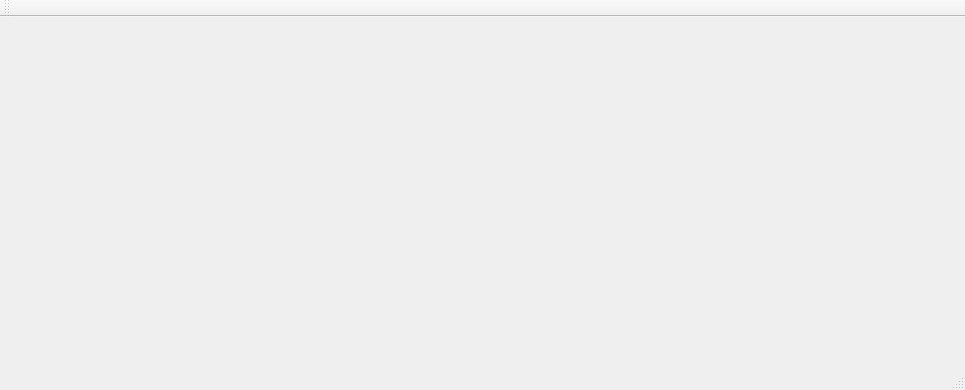
<?xml version="1.0" encoding="UTF-8"?>
<ui version="4.0">
 <class>MainWindow</class>
 <widget class="QMainWindow" name="MainWindow">
  <property name="geometry">
   <rect>
    <x>0</x>
    <y>0</y>
    <width>965</width>
    <height>390</height>
   </rect>
  </property>
  <property name="windowTitle">
   <string>MainWindow</string>
  </property>
  <widget class="QWidget" name="centralWidget">
   <layout class="QGridLayout" name="gridLayout">
    <item row="0" column="0" rowspan="2">
     <widget class="AnimatorUi::LedGridWidget" name="iLedGridWidget" native="true">
      <property name="minimumSize">
       <size>
        <width>0</width>
        <height>0</height>
       </size>
      </property>
     </widget>
    </item>
    <item row="0" column="1">
     <widget class="AnimatorUi::PlayInfoWidget" name="iPlayInfoWidget" native="true"/>
    </item>
    <item row="0" column="2">
     <widget class="QWidget" name="widget_4" native="true"/>
    </item>
    <item row="1" column="1" colspan="2">
     <widget class="QWidget" name="widget_3" native="true"/>
    </item>
    <item row="2" column="0" colspan="3">
     <widget class="AnimatorUi::AnimationDetailsWidget" name="iAnimationDetailsWidget" native="true"/>
    </item>
   </layout>
  </widget>
  <widget class="QMenuBar" name="menuBar">
   <property name="geometry">
    <rect>
     <x>0</x>
     <y>0</y>
     <width>965</width>
     <height>22</height>
    </rect>
   </property>
  </widget>
  <widget class="QToolBar" name="mainToolBar">
   <attribute name="toolBarArea">
    <enum>TopToolBarArea</enum>
   </attribute>
   <attribute name="toolBarBreak">
    <bool>false</bool>
   </attribute>
  </widget>
  <widget class="QStatusBar" name="statusBar"/>
 </widget>
 <layoutdefault spacing="6" margin="11"/>
 <customwidgets>
  <customwidget>
   <class>AnimatorUi::LedGridWidget</class>
   <extends>QWidget</extends>
   <header>ledgridwidget.h</header>
   <container>1</container>
  </customwidget>
  <customwidget>
   <class>AnimatorUi::AnimationDetailsWidget</class>
   <extends>QWidget</extends>
   <header>animationdetailswidgets.h</header>
   <container>1</container>
  </customwidget>
  <customwidget>
   <class>AnimatorUi::PlayInfoWidget</class>
   <extends>QWidget</extends>
   <header>playinfowidget.h</header>
   <container>1</container>
  </customwidget>
 </customwidgets>
 <resources/>
 <connections/>
</ui>
